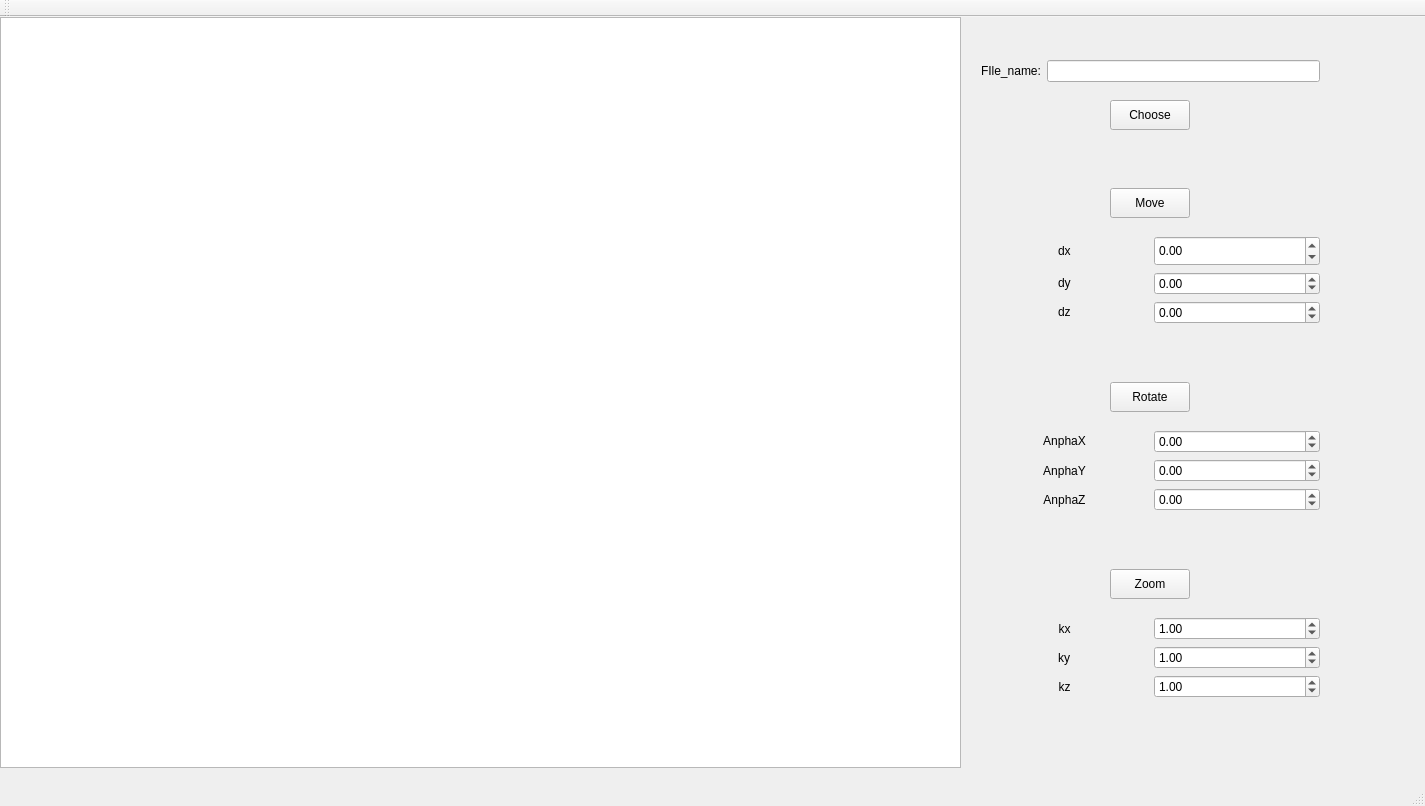
<?xml version="1.0" encoding="UTF-8"?>
<ui version="4.0">
 <class>MainWindow</class>
 <widget class="QMainWindow" name="MainWindow">
  <property name="geometry">
   <rect>
    <x>0</x>
    <y>0</y>
    <width>1425</width>
    <height>806</height>
   </rect>
  </property>
  <property name="windowTitle">
   <string>MainWindow</string>
  </property>
  <widget class="QWidget" name="centralWidget">
   <widget class="QGraphicsView" name="graphicsView">
    <property name="geometry">
     <rect>
      <x>0</x>
      <y>0</y>
      <width>961</width>
      <height>751</height>
     </rect>
    </property>
   </widget>
   <widget class="QWidget" name="verticalLayoutWidget">
    <property name="geometry">
     <rect>
      <x>970</x>
      <y>20</y>
      <width>361</width>
      <height>691</height>
     </rect>
    </property>
    <layout class="QVBoxLayout" name="verticalLayout">
     <item>
      <layout class="QHBoxLayout" name="horizontalLayout">
       <item>
        <widget class="QLabel" name="label">
         <property name="sizePolicy">
          <sizepolicy hsizetype="Minimum" vsizetype="Minimum">
           <horstretch>0</horstretch>
           <verstretch>0</verstretch>
          </sizepolicy>
         </property>
         <property name="text">
          <string>FIle_name:</string>
         </property>
         <property name="alignment">
          <set>Qt::AlignCenter</set>
         </property>
        </widget>
       </item>
       <item>
        <widget class="QLineEdit" name="lineEdit_file">
         <property name="text">
          <string/>
         </property>
         <property name="clearButtonEnabled">
          <bool>false</bool>
         </property>
        </widget>
       </item>
      </layout>
     </item>
     <item alignment="Qt::AlignHCenter">
      <widget class="QPushButton" name="pushButton_name">
       <property name="sizePolicy">
        <sizepolicy hsizetype="Minimum" vsizetype="Minimum">
         <horstretch>0</horstretch>
         <verstretch>0</verstretch>
        </sizepolicy>
       </property>
       <property name="maximumSize">
        <size>
         <width>200</width>
         <height>30</height>
        </size>
       </property>
       <property name="text">
        <string>Choose</string>
       </property>
       <property name="iconSize">
        <size>
         <width>20</width>
         <height>20</height>
        </size>
       </property>
      </widget>
     </item>
     <item>
      <spacer name="verticalSpacer">
       <property name="orientation">
        <enum>Qt::Vertical</enum>
       </property>
       <property name="sizeType">
        <enum>QSizePolicy::Minimum</enum>
       </property>
       <property name="sizeHint" stdset="0">
        <size>
         <width>20</width>
         <height>40</height>
        </size>
       </property>
      </spacer>
     </item>
     <item alignment="Qt::AlignHCenter">
      <widget class="QPushButton" name="pushButton_move">
       <property name="sizePolicy">
        <sizepolicy hsizetype="Minimum" vsizetype="Minimum">
         <horstretch>0</horstretch>
         <verstretch>0</verstretch>
        </sizepolicy>
       </property>
       <property name="maximumSize">
        <size>
         <width>100</width>
         <height>30</height>
        </size>
       </property>
       <property name="text">
        <string>Move</string>
       </property>
      </widget>
     </item>
     <item>
      <layout class="QGridLayout" name="gridLayout_2">
       <item row="2" column="0" alignment="Qt::AlignHCenter|Qt::AlignVCenter">
        <widget class="QLabel" name="label_4">
         <property name="text">
          <string>dz</string>
         </property>
        </widget>
       </item>
       <item row="0" column="0" alignment="Qt::AlignHCenter">
        <widget class="QLabel" name="label_2">
         <property name="sizePolicy">
          <sizepolicy hsizetype="Minimum" vsizetype="Minimum">
           <horstretch>0</horstretch>
           <verstretch>0</verstretch>
          </sizepolicy>
         </property>
         <property name="text">
          <string>dx</string>
         </property>
        </widget>
       </item>
       <item row="1" column="0" alignment="Qt::AlignHCenter|Qt::AlignVCenter">
        <widget class="QLabel" name="label_3">
         <property name="text">
          <string>dy</string>
         </property>
        </widget>
       </item>
       <item row="0" column="1">
        <widget class="QDoubleSpinBox" name="doubleSpinBox_movex">
         <property name="sizePolicy">
          <sizepolicy hsizetype="Minimum" vsizetype="Minimum">
           <horstretch>0</horstretch>
           <verstretch>0</verstretch>
          </sizepolicy>
         </property>
         <property name="maximumSize">
          <size>
           <width>16777215</width>
           <height>30</height>
          </size>
         </property>
         <property name="minimum">
          <double>-200.000000000000000</double>
         </property>
         <property name="maximum">
          <double>200.000000000000000</double>
         </property>
        </widget>
       </item>
       <item row="1" column="1">
        <widget class="QDoubleSpinBox" name="doubleSpinBox_movey">
         <property name="minimum">
          <double>-200.000000000000000</double>
         </property>
         <property name="maximum">
          <double>200.000000000000000</double>
         </property>
        </widget>
       </item>
       <item row="2" column="1">
        <widget class="QDoubleSpinBox" name="doubleSpinBox_movez">
         <property name="minimum">
          <double>-200.000000000000000</double>
         </property>
         <property name="maximum">
          <double>200.000000000000000</double>
         </property>
        </widget>
       </item>
      </layout>
     </item>
     <item>
      <spacer name="verticalSpacer_2">
       <property name="orientation">
        <enum>Qt::Vertical</enum>
       </property>
       <property name="sizeType">
        <enum>QSizePolicy::Minimum</enum>
       </property>
       <property name="sizeHint" stdset="0">
        <size>
         <width>20</width>
         <height>40</height>
        </size>
       </property>
      </spacer>
     </item>
     <item alignment="Qt::AlignHCenter">
      <widget class="QPushButton" name="pushButton_turn">
       <property name="sizePolicy">
        <sizepolicy hsizetype="Minimum" vsizetype="Minimum">
         <horstretch>0</horstretch>
         <verstretch>0</verstretch>
        </sizepolicy>
       </property>
       <property name="maximumSize">
        <size>
         <width>100</width>
         <height>30</height>
        </size>
       </property>
       <property name="text">
        <string>Rotate</string>
       </property>
      </widget>
     </item>
     <item>
      <layout class="QGridLayout" name="gridLayout_3">
       <item row="2" column="0">
        <widget class="QLabel" name="label_7">
         <property name="sizePolicy">
          <sizepolicy hsizetype="Minimum" vsizetype="Ignored">
           <horstretch>0</horstretch>
           <verstretch>0</verstretch>
          </sizepolicy>
         </property>
         <property name="maximumSize">
          <size>
           <width>16777215</width>
           <height>30</height>
          </size>
         </property>
         <property name="text">
          <string>AnphaZ</string>
         </property>
         <property name="alignment">
          <set>Qt::AlignCenter</set>
         </property>
        </widget>
       </item>
       <item row="0" column="0" alignment="Qt::AlignHCenter|Qt::AlignVCenter">
        <widget class="QLabel" name="label_5">
         <property name="sizePolicy">
          <sizepolicy hsizetype="Minimum" vsizetype="Minimum">
           <horstretch>0</horstretch>
           <verstretch>0</verstretch>
          </sizepolicy>
         </property>
         <property name="maximumSize">
          <size>
           <width>16777215</width>
           <height>30</height>
          </size>
         </property>
         <property name="text">
          <string>AnphaX</string>
         </property>
         <property name="alignment">
          <set>Qt::AlignCenter</set>
         </property>
        </widget>
       </item>
       <item row="1" column="0">
        <widget class="QLabel" name="label_6">
         <property name="sizePolicy">
          <sizepolicy hsizetype="Minimum" vsizetype="Minimum">
           <horstretch>0</horstretch>
           <verstretch>0</verstretch>
          </sizepolicy>
         </property>
         <property name="maximumSize">
          <size>
           <width>16777215</width>
           <height>30</height>
          </size>
         </property>
         <property name="text">
          <string>AnphaY</string>
         </property>
         <property name="alignment">
          <set>Qt::AlignCenter</set>
         </property>
        </widget>
       </item>
       <item row="0" column="1">
        <widget class="QDoubleSpinBox" name="doubleSpinBox_turnx">
         <property name="minimum">
          <double>-360.000000000000000</double>
         </property>
         <property name="maximum">
          <double>360.000000000000000</double>
         </property>
        </widget>
       </item>
       <item row="1" column="1">
        <widget class="QDoubleSpinBox" name="doubleSpinBox_turny">
         <property name="minimum">
          <double>-360.000000000000000</double>
         </property>
         <property name="maximum">
          <double>360.000000000000000</double>
         </property>
        </widget>
       </item>
       <item row="2" column="1">
        <widget class="QDoubleSpinBox" name="doubleSpinBox_turnz">
         <property name="minimum">
          <double>-360.000000000000000</double>
         </property>
         <property name="maximum">
          <double>360.000000000000000</double>
         </property>
        </widget>
       </item>
      </layout>
     </item>
     <item>
      <spacer name="verticalSpacer_3">
       <property name="orientation">
        <enum>Qt::Vertical</enum>
       </property>
       <property name="sizeType">
        <enum>QSizePolicy::Minimum</enum>
       </property>
       <property name="sizeHint" stdset="0">
        <size>
         <width>20</width>
         <height>40</height>
        </size>
       </property>
      </spacer>
     </item>
     <item alignment="Qt::AlignHCenter">
      <widget class="QPushButton" name="pushButton_scale">
       <property name="sizePolicy">
        <sizepolicy hsizetype="Minimum" vsizetype="Minimum">
         <horstretch>0</horstretch>
         <verstretch>0</verstretch>
        </sizepolicy>
       </property>
       <property name="maximumSize">
        <size>
         <width>100</width>
         <height>30</height>
        </size>
       </property>
       <property name="text">
        <string>Zoom</string>
       </property>
      </widget>
     </item>
     <item>
      <layout class="QGridLayout" name="gridLayout_4">
       <item row="0" column="0">
        <widget class="QLabel" name="label_8">
         <property name="sizePolicy">
          <sizepolicy hsizetype="Minimum" vsizetype="Minimum">
           <horstretch>0</horstretch>
           <verstretch>0</verstretch>
          </sizepolicy>
         </property>
         <property name="maximumSize">
          <size>
           <width>16777215</width>
           <height>30</height>
          </size>
         </property>
         <property name="text">
          <string>kx</string>
         </property>
         <property name="alignment">
          <set>Qt::AlignCenter</set>
         </property>
        </widget>
       </item>
       <item row="2" column="0">
        <widget class="QLabel" name="label_10">
         <property name="sizePolicy">
          <sizepolicy hsizetype="Minimum" vsizetype="Minimum">
           <horstretch>0</horstretch>
           <verstretch>0</verstretch>
          </sizepolicy>
         </property>
         <property name="maximumSize">
          <size>
           <width>16777215</width>
           <height>30</height>
          </size>
         </property>
         <property name="text">
          <string>kz</string>
         </property>
         <property name="alignment">
          <set>Qt::AlignCenter</set>
         </property>
        </widget>
       </item>
       <item row="1" column="0" alignment="Qt::AlignHCenter">
        <widget class="QLabel" name="label_9">
         <property name="sizePolicy">
          <sizepolicy hsizetype="Minimum" vsizetype="Minimum">
           <horstretch>0</horstretch>
           <verstretch>0</verstretch>
          </sizepolicy>
         </property>
         <property name="maximumSize">
          <size>
           <width>16777215</width>
           <height>30</height>
          </size>
         </property>
         <property name="text">
          <string>ky</string>
         </property>
         <property name="alignment">
          <set>Qt::AlignCenter</set>
         </property>
        </widget>
       </item>
       <item row="0" column="1">
        <widget class="QDoubleSpinBox" name="doubleSpinBox_kx">
         <property name="maximum">
          <double>10.000000000000000</double>
         </property>
         <property name="value">
          <double>1.000000000000000</double>
         </property>
        </widget>
       </item>
       <item row="1" column="1">
        <widget class="QDoubleSpinBox" name="doubleSpinBox_ky">
         <property name="maximum">
          <double>10.000000000000000</double>
         </property>
         <property name="value">
          <double>1.000000000000000</double>
         </property>
        </widget>
       </item>
       <item row="2" column="1">
        <widget class="QDoubleSpinBox" name="doubleSpinBox_kz">
         <property name="maximum">
          <double>10.000000000000000</double>
         </property>
         <property name="value">
          <double>1.000000000000000</double>
         </property>
        </widget>
       </item>
      </layout>
     </item>
    </layout>
   </widget>
  </widget>
  <widget class="QToolBar" name="mainToolBar">
   <attribute name="toolBarArea">
    <enum>TopToolBarArea</enum>
   </attribute>
   <attribute name="toolBarBreak">
    <bool>false</bool>
   </attribute>
  </widget>
  <widget class="QStatusBar" name="statusBar"/>
 </widget>
 <layoutdefault spacing="6" margin="11"/>
 <resources/>
 <connections/>
</ui>
